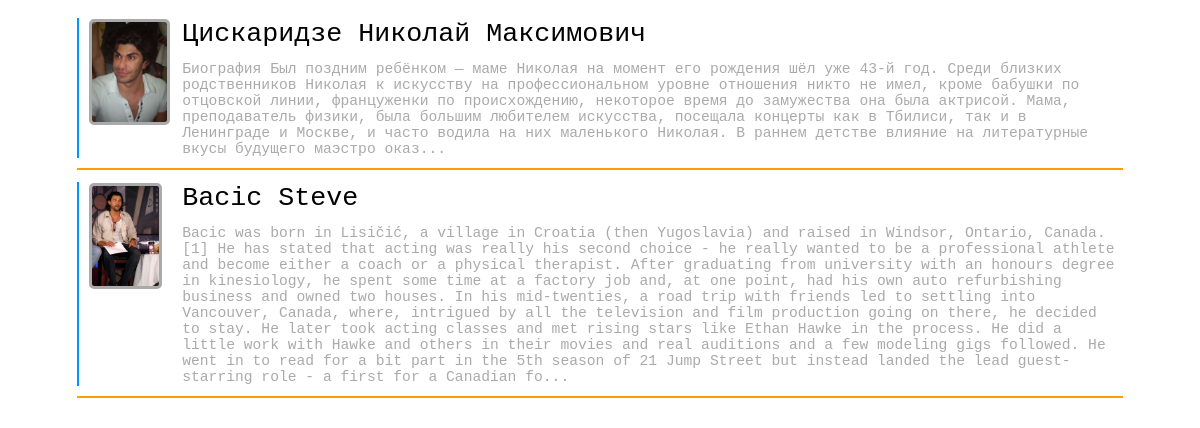
The page /actors.php?cat=1 on the database its author committed.
### tables this page shows
CREATE TABLE actors (id INTEGER PRIMARY KEY AUTOINCREMENT, first TEXT, second TEXT, last TEXT, role TEXT, about TEXT, photo TEXT);

### actors.php (the view, shortened to what this page needs)
<!DOCTYPE HTML PUBLIC "-//W3C//DTD HTML 4.01 Transitional//EN"
        "http://www.w3.org/TR/html4/loose.dtd">
<html lang="ru-RU">
<head>
</head>
<body>
<div align="center">
<table border="0" cellspacing="10" style="min-width:800px; max-width:90%;">
<?php
$dbact = new SQLite3("crimeacasting-actors.db");
$actreq = $dbact -> query("SELECT * FROM actors WHERE role=".$_GET['cat']);
while ( $actrow = $actreq -> fetchArray(SQLITE3_NUM) ){
	print("<tr class='str_".$actrow[0]."'>
	<td rowspan='2' width='70' valign='top' style='border-left:2px solid #0096ff; padding-left:10px;'> <img class='avat' id='img_".$actrow[0]."' src='".$actrow[6]."' height='100'> </td>");
	print("
	<td align='left' class='actorname' style='cursor:pointer' aidnm='".$actrow[0]."'> ".$actrow[2]." ".$actrow[1]." ".$actrow[3]." </td>
	</tr>
	<tr class='str_".$actrow[0]."'>
	<td class='actordata' colspan='2' valign='middle'> " . substr( strip_tags($actrow[5]), 0, 1000). "... </td>
	</tr>
	<tr><td style='border-top:2px solid #ff9c00' colspan='3'></td></tr>
	<tr style='display:none;' id='bio_".$actrow[0]."' title='About / О актёре'><td>
	<table border='0' style='float:left; background:#eee; padding: 0px 5px 0px 0px; margin: 10px; border-radius:5px;'>
	<tr>
		<td rowspan='3' width='70'><img class='avat' src='".$actrow[6]."' height='100'></td>
		<td height='30%'>".$actrow[2]."</td>
	</tr>
	<tr><td height='30%'>".$actrow[1]."</td></tr>
	<tr><td height='30%'>".$actrow[3]."</td></tr>
	</table>
		<div style='padding:10px; font-family:sans-serif; font-size: 11pt;'>".$actrow[5]."</div>
	");
}
?>
</table>
</div>
</body>
</html>

### actors.php (style rules this page uses)
body { font-family: OCRAExtend, monospace; font-stretch: ultra-condensed; }
.actorname { color: #000; font-size:20pt; }
.actordata { color: #aaa; font-size:11pt; }
.avat { border-radius: 5px; border: 3px solid #aaa; }

### rows shown on the page
actors: photo (picture), second "Цискаридзе", first "Николай", last "Максимович", about "Биография Был поздним ребёнком — маме Николая на момент его рождения шёл уже 43-й год. Среди близких родственников Николая к искусству на профессиональном уровне отношения никто не имел, кроме бабушки по отцовской линии, француженки по происхождению, некоторое время до замужества она была актрисой. Мама, преподаватель физики, была большим любителем искусства, посещала концерты как в Тбилиси, так и в Ленинграде и Москве, и часто водила на них маленького Николая. В раннем детстве влияние на литературные вкусы будущего маэстро оказ"
actors: photo (picture), second "Bacic", first "Steve", about "Bacic was born in Lisičić, a village in Croatia (then Yugoslavia) and raised in Windsor, Ontario, Canada.[1] He has stated that acting was really his second choice - he really wanted to be a professional athlete and become either a coach or a physical therapist. After graduating from university with an honours degree in kinesiology, he spent some time at a factory job and, at one point, had his own auto refurbishing business and owned two houses. In his mid-twenties, a road trip with friends led to settling into Vancouver, Canada, where, intrigued by all the television and film production going on there, he decided to stay. He later took acting classes and met rising stars like Ethan Hawke…"
